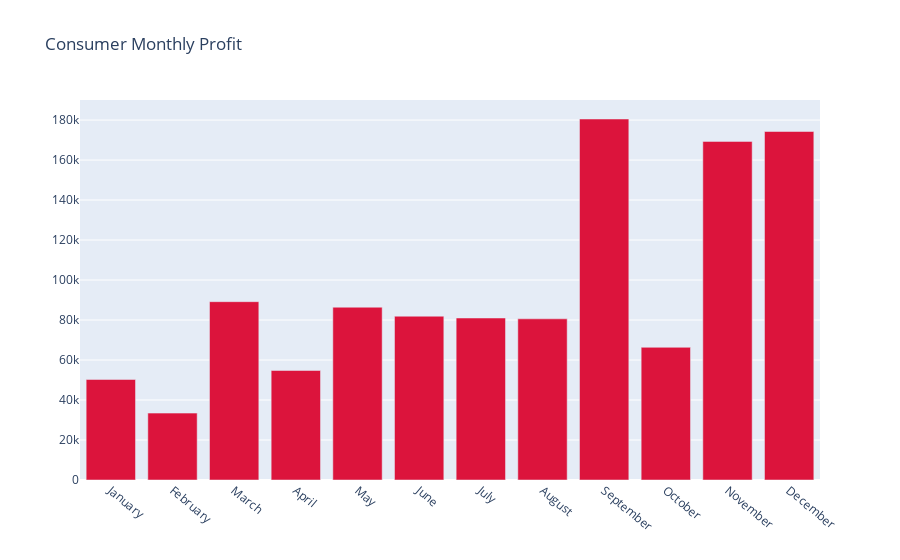

Notebook cell for this chart:
### Code cell
fig = go.Figure()
fig.add_trace(go.Bar(x = monthvise['Order Date'], 
                     y = monthvise['Sales'],
                     name = 'Monthly Sales', 
                     marker_color = 'crimson'))
fig.update_layout(barmode = 'group', xaxis_tickangle = 40, title = "Consumer Monthly Profit")

### Figure 1 — Plotly figure (JSON) as saved in the notebook; plotly's stock layout.template omitted (floating-point values rounded to 4 significant figures)
{"data": [{"marker": {"color": "crimson"}, "name": "Monthly Sales", "type": "bar", "x": ["January", "February", "March", "April", "May", "June", "July", "August", "September", "October", "November", "December"], "y": [50270.0, 33450.0, 89170.0, 54770.0, 86410.0, 81910.0, 81010.0, 80590.0, 180500.0, 66350.0, 169300.0, 174300.0]}], "layout": {"barmode": "group", "title": {"text": "Consumer Monthly Profit"}, "xaxis": {"tickangle": 40}}}
